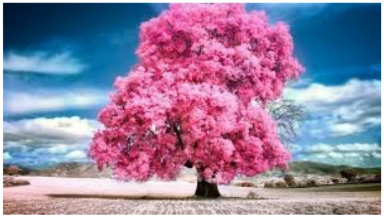
#> input picture Lab_Programs/image-1.png, 384 x 217 px
$ python program-21.py
#> lines starting #> are read from the running program, lines starting #| are printed output that depends on the picture
import cv2
import numpy as np

img = cv2.imread("image-1.png", 0)
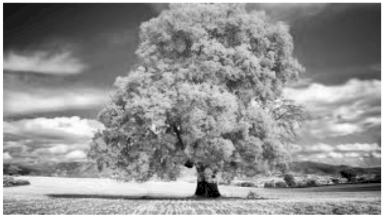
#> img: shape (217, 384); min 0, max 255, mean 145.8

kernel = np.array([[1,1,1],
                   [1,-8,1],
                   [1,1,1]])

sharp = cv2.filter2D(img, -1, kernel)
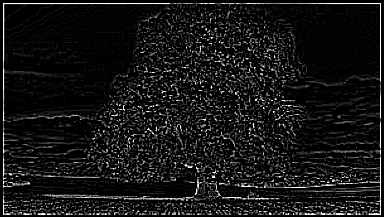
#> sharp: shape (217, 384); min 0, max 255, mean 21.5

cv2.imshow("Sharpened", sharp)
cv2.waitKey(0)
cv2.destroyAllWindows()

$ run again, with Lab_Programs/image-2.png copied over Lab_Programs/image-1.png
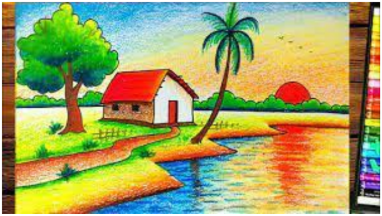
#> input picture Lab_Programs/image-2.png, 382 x 216 px
#> `img = cv2.imread("image-1.png", 0)`:
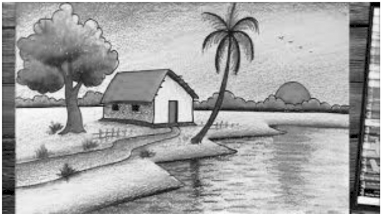
#> img: shape (216, 382); min 0, max 255, mean 164.4
#> `sharp = cv2.filter2D(img, -1, kernel)`:
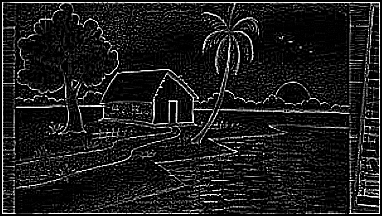
#> sharp: shape (216, 382); min 0, max 255, mean 27.8

$ run again, with Lab_Programs/image-3.png copied over Lab_Programs/image-1.png
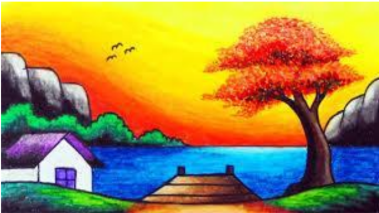
#> input picture Lab_Programs/image-3.png, 379 x 213 px
#> `img = cv2.imread("image-1.png", 0)`:
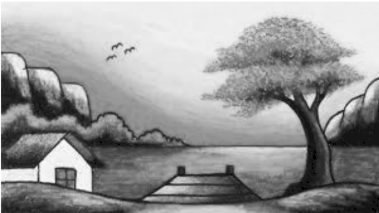
#> img: shape (213, 379); min 0, max 255, mean 152.7
#> `sharp = cv2.filter2D(img, -1, kernel)`:
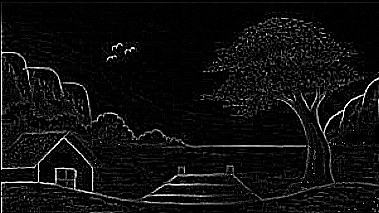
#> sharp: shape (213, 379); min 0, max 255, mean 14.5
